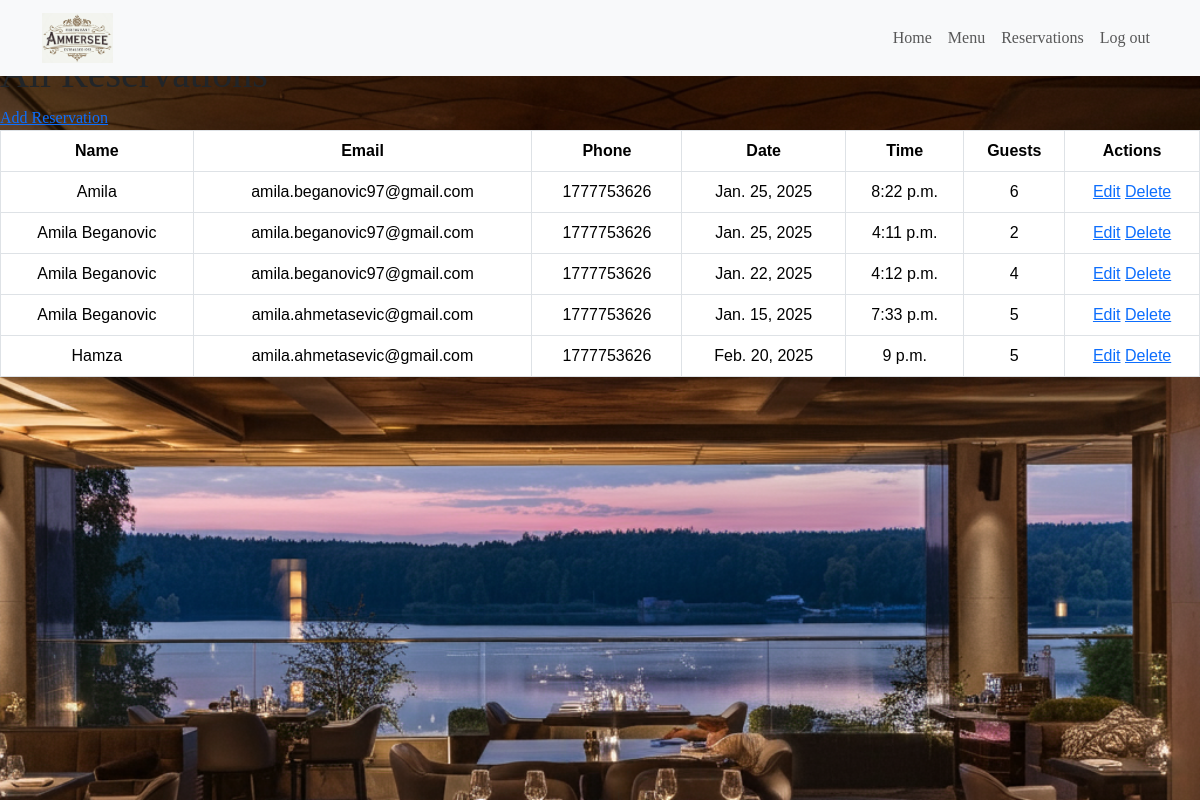
Page /restaurant/admin/reservations/ (signed in) on the earlier database version.
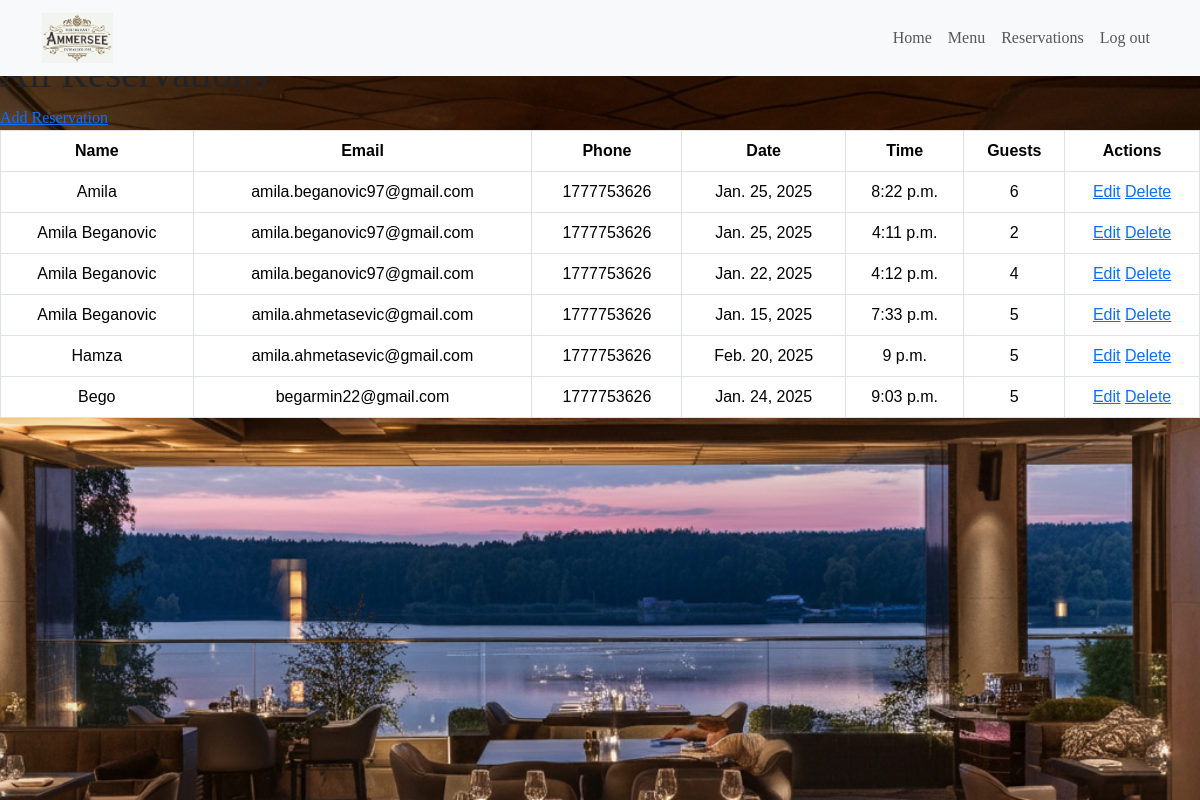
Same page on the later database version.
### restaurant/models.py (models this page shows, shortened)
class Reservation(models.Model):
    time = models.TimeField(blank=False, null=False)
    num_people = models.IntegerField(
        validators=[MinValueValidator(1)]  # Ensure the number of people is at least 1
    )
    name = models.CharField(max_length=200)
    email = models.EmailField(validators=[EmailValidator()], blank=True, null=True)  # Allow blank email
    phone = models.CharField(
        max_length=20, validators=[RegexValidator(r"^\+?\d{9,15}$")]  # Validate phone number format
    )
    date = models.DateField(validators=[validate_future_date])  # Use the custom validator
    user = models.ForeignKey(
        settings.AUTH_USER_MODEL, on_delete=models.CASCADE, null=True, blank=True  # Link to the User model
    )

### restaurant/views.py (the view)
# urls.py: path("admin/reservations/", views.admin_reservations, name="admin_reservations"),
@login_required
@user_passes_test(lambda u: u.is_superuser)
def admin_reservations(request):
    reservations = Reservation.objects.all()
    context = {"reservations": reservations}
    return render(request, "reservations/admin_reservations.html", context)

### restaurant/templates/reservations/admin_reservations.html (shortened to what this page needs)
{% extends 'base.html' %}
{% block content %}
{% load static %}
<link rel="stylesheet" href="{% static 'css/reservations.css' %}">
<div class="reservations-container">
  <h1>All Reservations</h1>
  {% if user.is_superuser %}
  <a href="{% url 'restaurant:add_reservation' %}">Add Reservation</a> <br>
  {% endif %}
  <table class="table">
    <thead>
      <tr>
        <th scope="col">Name</th>
        <th scope="col">Email</th>
        <th scope="col">Phone</th>
        <th scope="col">Date</th>
        <th scope="col">Time</th>
        <th scope="col">Guests</th>
        {% if user.is_superuser %}
        <th scope="col">Actions</th>
        {% endif %}
      </tr>
    </thead>
    <tbody>
      {% for reservation in reservations %}
      <tr>
        <td>{{ reservation.name }}</td>
        <td>{{ reservation.email }}</td>
        <td>{{ reservation.phone }}</td>
        <td>{{ reservation.date }}</td>
        <td>{{ reservation.time }}</td>
        <td>{{ reservation.num_people }}</td>
        {% if user.is_superuser %}
        <td>
          <a href="{% url 'restaurant:admin_edit_reservation' reservation.pk %}">Edit</a>
          <a href="{% url 'restaurant:admin_delete_reservation' reservation.pk %}">Delete</a>
        </td>
        {% endif %}
      </tr>
      {% endfor %}
    </tbody>
  </table>
</div>
{% endblock content %}

Differences in the rows shown:
added Reservation: name "Bego", email "begarmin22@gmail.com", phone "1777753626", date "Jan. 24, 2025", time "9:03 p.m.", num_people "5"
